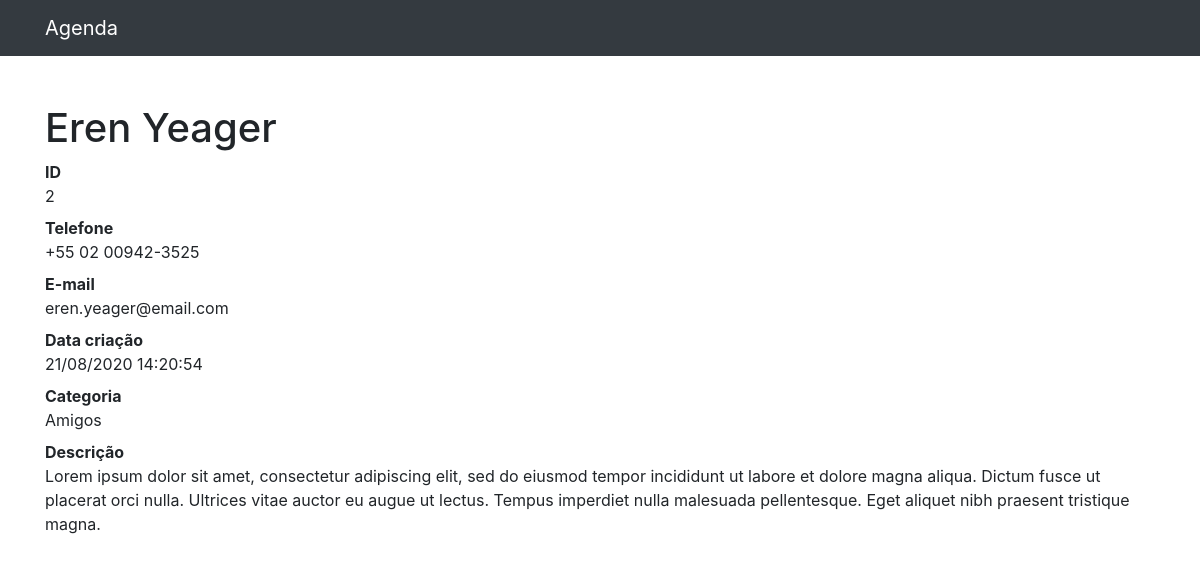
/2, run on the app's committed database.
### contatos/models.py (models this page shows, shortened)
class Contato(models.Model):
    nome = models.CharField(max_length=255)
    sobrenome = models.CharField(max_length=255, blank=True)
    telefone = models.CharField(max_length=255)
    email = models.CharField(max_length=255, blank=True)
    data_criacao = models.DateTimeField(default=timezone.now)
    descricao = models.TextField(blank=True)
    categoria = models.ForeignKey(Categoria, on_delete=models.DO_NOTHING)
    mostrar = models.BooleanField(default=True)

class Categoria(models.Model):
    nome = models.CharField(max_length=255)
    def __str__(self):
        return self.nome

### contatos/views.py (the view)
# urls.py: path('<int:contato_id>', views.ver_contato, name='ver_contato'),
def ver_contato(request, contato_id):
    contato = get_object_or_404(Contato, id=contato_id)
    return render(request, 'contatos/ver_contato.html', {
        'contato': contato
    })

### contatos/templates/contatos/ver_contato.html
{% extends 'base.html' %}
{%block conteudo%}
  <h1 class="mt-5">{{ contato.nome }} {{ contato.sobrenome }}</h1>
  <dl>
    <dt>ID</dt>
    <dd>{{ contato.id }}</dd>
    <dt>Telefone</dt>
    <dd>{{ contato.telefone }}</dd>
    <dt>E-mail</dt>
    <dd>{{ contato.email }}</dd>
    <dt>Data criação</dt>
    <dd>{{ contato.data_criacao|date:'d/m/Y H:i:s' }}</dd>
    <dt>Categoria</dt>
    <dd>{{ contato.categoria }}</dd>
    <dt>Descrição</dt>
    <dd>
      {{ contato.descricao }}
    </dd>
  </dl>
{%endblock%}

### data on the page
Contato: nome "Eren", sobrenome "Yeager", id "2", telefone "+55 02 00942-3525", email "eren.yeager@email.com", data_criacao "21/08/2020 14:20:54", categoria "Amigos", descricao "Lorem ipsum dolor sit amet, consectetur adipiscing elit, sed do eiusmod tempor incididunt ut labore et dolore magna aliqua. Dictum fusce ut placerat orci nulla. Ultrices vitae auctor eu augue ut lectus. Tempus imperdiet nulla malesuada pellentesque. Eget aliquet nibh praesent tristique magna."
